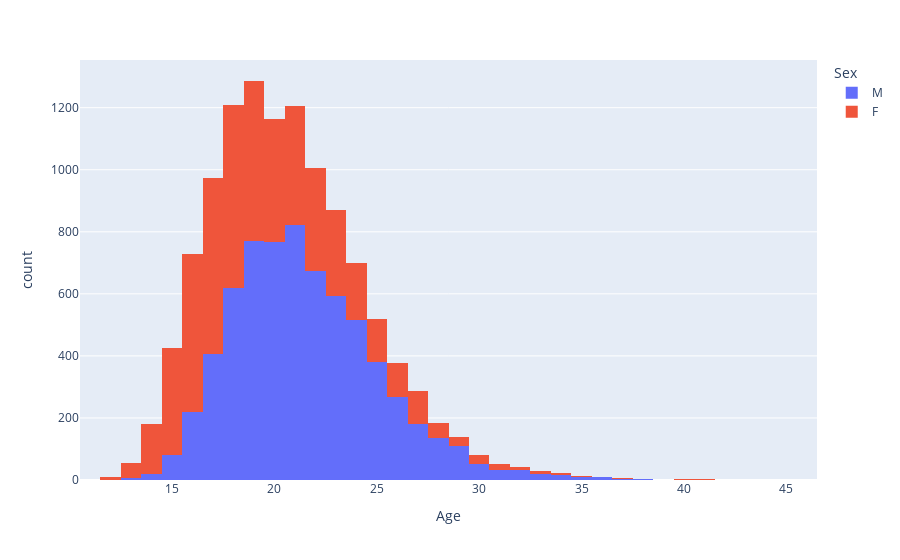

The code cell stored with this chart in its notebook:
### Markdown cell above
В данном случае будем рассматривать возраст отдельного участника для каждого сезона:

### Code cell
px.histogram(swimmers.groupby(['ID', 'Year', 'Sex'], as_index=False).agg({'Age': 'min'}).dropna(), x='Age', color='Sex')

### Figure 1 — Plotly figure (JSON) as saved in the notebook; plotly's stock layout.template omitted (floating-point values rounded to 4 significant figures; data arrays with more than 128 entries replaced by an {"elided": "..."} marker saying what was removed)
{"data": [{"alignmentgroup": "True", "bingroup": "x", "hovertemplate": "Sex=M<br>Age=%{x}<br>count=%{y}<extra></extra>", "legendgroup": "M", "marker": {"color": "#636efa", "pattern": {"shape": ""}}, "name": "M", "offsetgroup": "M", "orientation": "v", "showlegend": true, "type": "histogram", "x": {"elided": "6749 int values"}, "xaxis": "x", "yaxis": "y"}, {"alignmentgroup": "True", "bingroup": "x", "hovertemplate": "Sex=F<br>Age=%{x}<br>count=%{y}<extra></extra>", "legendgroup": "F", "marker": {"color": "#EF553B", "pattern": {"shape": ""}}, "name": "F", "offsetgroup": "F", "orientation": "v", "showlegend": true, "type": "histogram", "x": {"elided": "4836 int values"}, "xaxis": "x", "yaxis": "y"}], "layout": {"barmode": "relative", "legend": {"title": {"text": "Sex"}, "tracegroupgap": 0}, "margin": {"t": 60}, "xaxis": {"anchor": "y", "domain": [0, 1], "title": {"text": "Age"}}, "yaxis": {"anchor": "x", "domain": [0, 1], "title": {"text": "count"}}}}
